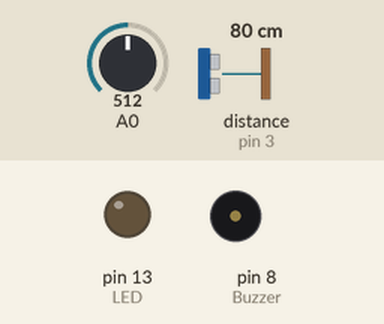
The sketch below on a simulated Arduino Uno, built with avr-gcc and run on an emulated ATmega328P. Parts: output pins drawn as LEDs (lit = HIGH), buzzer (waves = sounding, pin HIGH). Wiring (inferred from the names in the program): ultrasonic range finder: trigger pin 4; echo pin 3. The test bench sets the inputs (shaded band); at power-on: distance to the obstacle (sensor on pin 3) 80 cm, A0 = 512. The echo pulse lasts 58.3 µs per cm; pins used as bus, display or sensor lines are not drawn; what the sketch prints to the serial monitor is not drawn.

Above: at 1.2 s.
1.3 s: distance to the obstacle (sensor on pin 3) set to 2 cm
At 2.5 s:
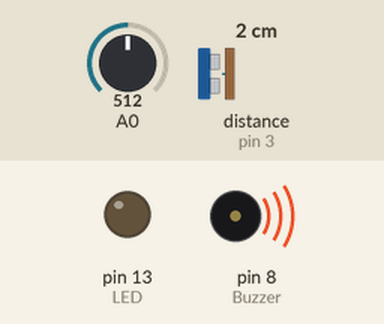
2.8 s: A0 set to 189
4.3 s: A0 set to 153
At 5.2 s:
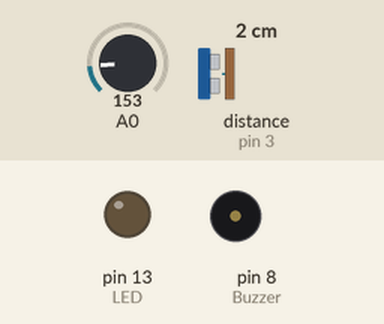
5.8 s: A0 set to 93
7.3 s: A0 set to 77
At 8.5 s:
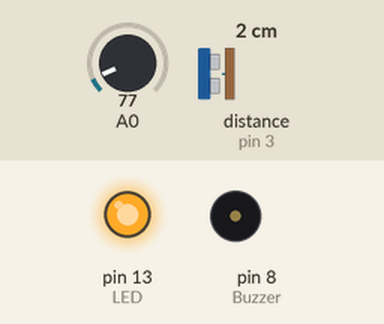
8.8 s: A0 set to 95
At 9.7 s:
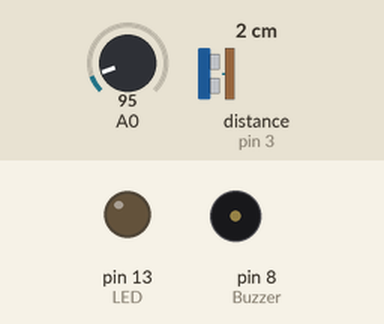
Timing chart, 0 to 11.3 s (numbered marks = the images above; inputs shaded):
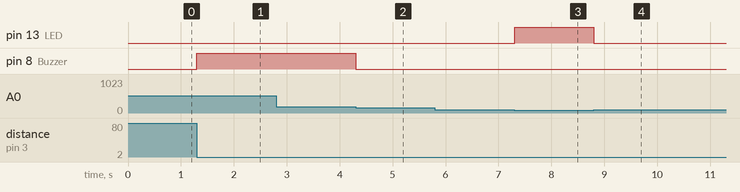

Measured:
- the behaviour switches between 171 and 170 on A0 (found by bisection; images 1 and 2)
- the behaviour switches between 85 and 84 on A0 (found by bisection; images 2 and 3)
- after the input at 1.3 s, pin 8 (Buzzer): LOW → HIGH at once
- after the input at 2.8 s, every drawn part: stays the same
- after the input at 4.3 s, pin 8 (Buzzer): HIGH → LOW at once
- after the input at 5.8 s, every drawn part: stays the same
- after the input at 7.3 s, pin 13 (LED): LOW → HIGH at once
- after the input at 8.8 s, pin 13 (LED): HIGH → LOW at once

The sketch:

a_.ino
```cpp
int TRIG=4;
int ECHO=3;
int RGB_Red=11;
int RGB_Green=10;
int RGB_Blue=9;
int LED=13;
int R;
int Buzzer=8;


void setup() {
  pinMode(LED,OUTPUT);
  pinMode(Buzzer,OUTPUT);
  pinMode(TRIG, OUTPUT);
  pinMode(ECHO, INPUT);
  Serial.begin(9600);
}

void loop() {
  R = analogRead(A0);
  float distance = getDistance( );

  if ( distance < 10 ) {  //초음파센서 앞에 물체가 없을 경우 가변저항에 따라 부품이 켜진다
    if (R<85){
      digitalWrite(LED,HIGH);
      digitalWrite(Buzzer,LOW);
      digitalWrite(RGB_Red, LOW);
      digitalWrite(RGB_Green, LOW);
      digitalWrite(RGB_Blue, LOW);
    }
    else if(R>170){
      digitalWrite(LED,LOW);
      digitalWrite(Buzzer,HIGH);
      digitalWrite(RGB_Red, LOW);
      digitalWrite(RGB_Green, LOW);
      digitalWrite(RGB_Blue, LOW);
    }
    else{
      digitalWrite(LED,LOW);
      digitalWrite(Buzzer,LOW);
      digitalWrite(RGB_Red, LOW);
      digitalWrite(RGB_Green, LOW);
      digitalWrite(RGB_Blue, HIGH);
    }
  }
  else { //초음파센서 앞에 물체가 있을 경우 작동이 꺼진다
    digitalWrite(LED,LOW);
    digitalWrite(Buzzer,LOW);
    digitalWrite(RGB_Red, LOW);
    digitalWrite(RGB_Green, LOW);
    digitalWrite(RGB_Blue, LOW);
  }

}

float getDistance( ) {
  digitalWrite(TRIG, LOW); // Trig LOW신호 입력
  delayMicroseconds(2); // 2μs 유지
  digitalWrite(TRIG,HIGH); // Trig HIGH신호 입력
  delayMicroseconds(10); // 10μs 유지
  digitalWrite(TRIG,LOW); // Trig LOW신호 입력
  long echoTime = pulseIn(ECHO, HIGH);
  float distance = (float)echoTime/29/2;
  Serial.print(distance);
  return distance;
}
```
